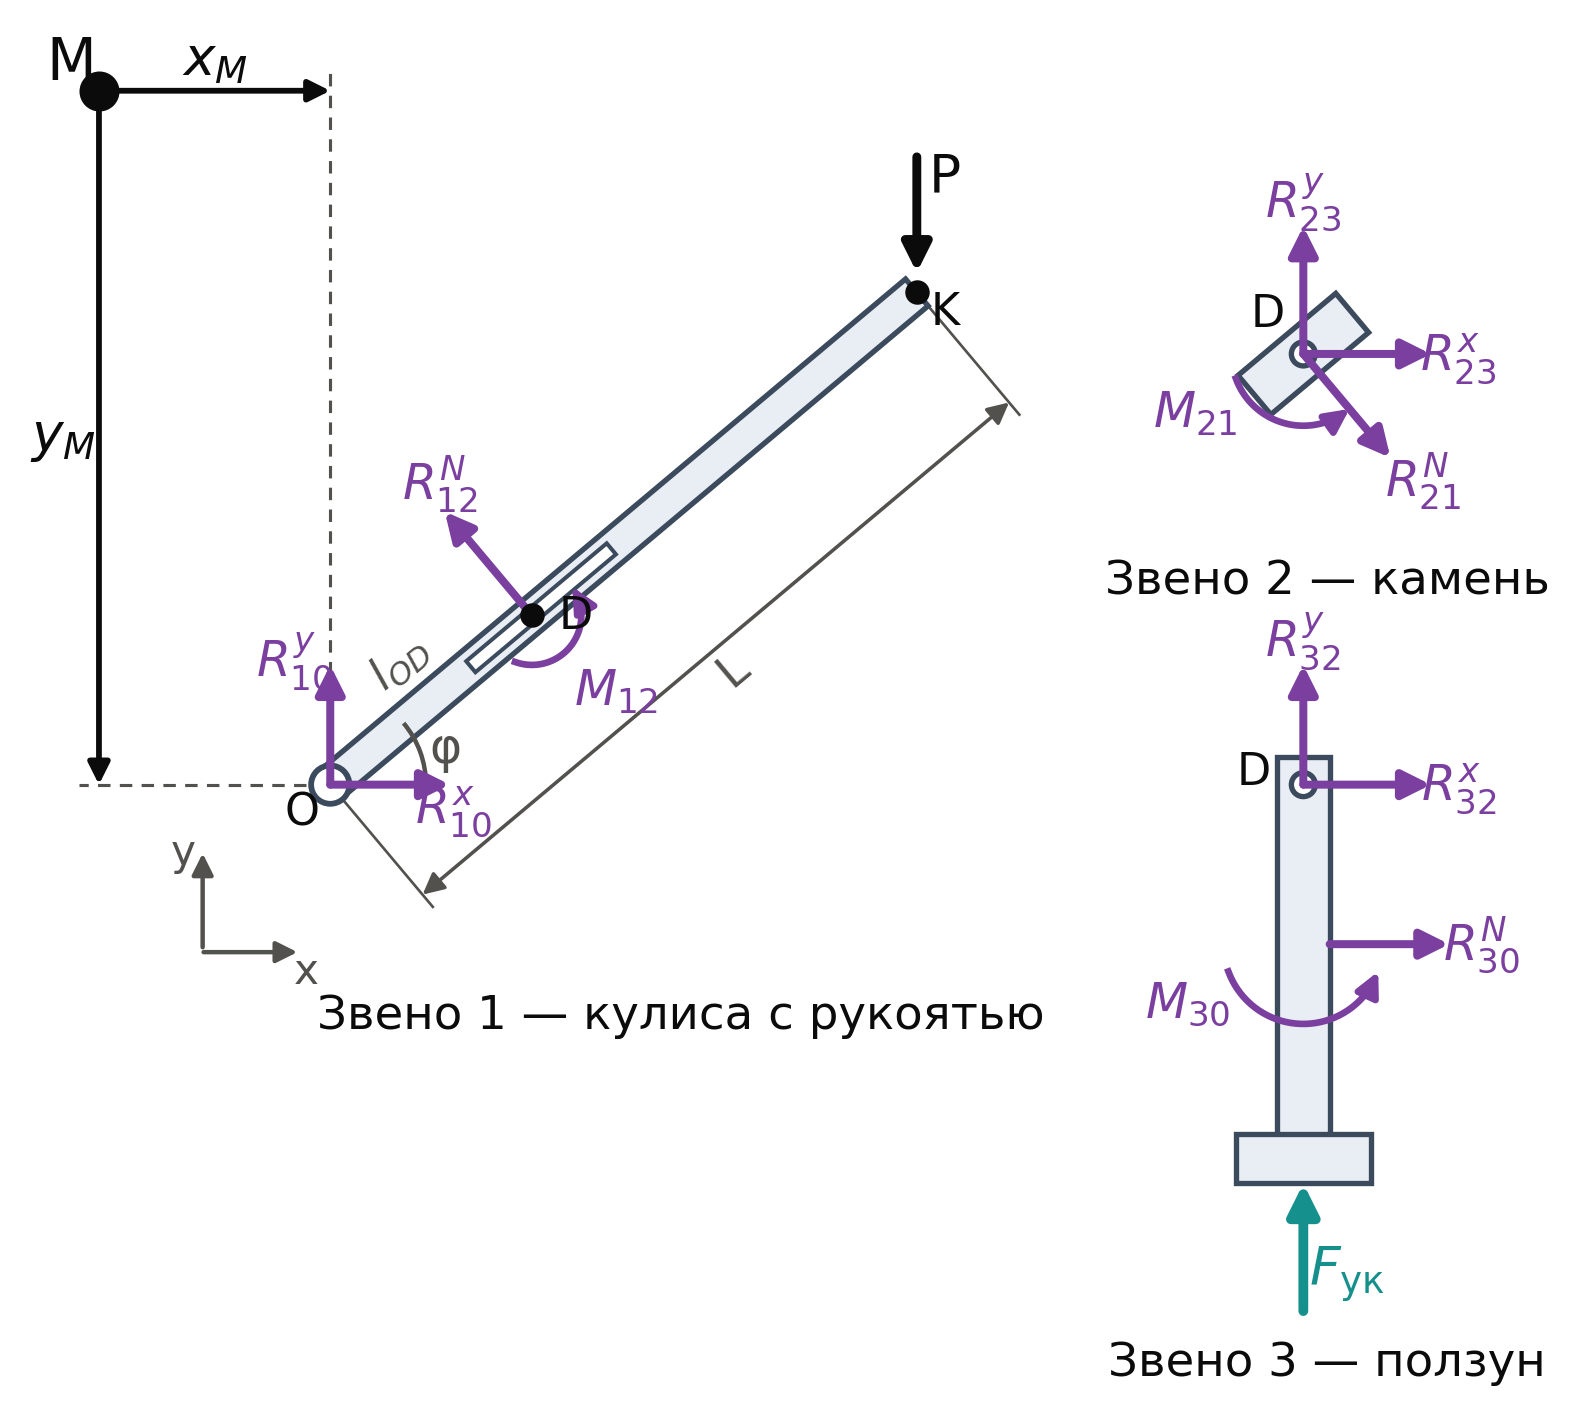

Source code (Python):
# -*- coding: utf-8 -*-
"""Рис. 7 — расчётные схемы звеньев (силы и реакции), схема без масштаба."""
import numpy as np, matplotlib
matplotlib.use("Agg")
import matplotlib.pyplot as plt
from matplotlib.patches import FancyArrowPatch, Rectangle, Circle, Arc, Polygon
from matplotlib.transforms import Affine2D
from math import radians, cos, sin

plt.rcParams.update({"font.family": "DejaVu Sans", "mathtext.fontset": "dejavusans", "font.size": 10})
INK, INK2 = "#0b0b0b", "#52514e"
REACT, ACT, CRIMP = "#7b3fa0", "#0b0b0b", "#16908c"
BODY, BODY_E = "#e9eef5", "#3b4a5c"

fig, ax = plt.subplots(figsize=(8.4, 5.6), dpi=320)
ax.set_aspect("equal"); ax.axis("off")

def arrow(p0, p1, color, lw=1.8, ms=13, z=6):
    ax.add_patch(FancyArrowPatch(p0, p1, arrowstyle="-|>", mutation_scale=ms, color=color, lw=lw, zorder=z,
                                 shrinkA=0, shrinkB=0))
def label(xy, s, color, ha="center", va="center", fs=11):
    ax.text(xy[0], xy[1], s, color=color, ha=ha, va=va, fontsize=fs, zorder=9)
def moment(c, r, a0, a1, color, txt, txy, ccw=True):
    """дуговая стрелка момента"""
    th = np.radians(np.linspace(a0, a1, 40))
    xs, ys = c[0] + r*np.cos(th), c[1] + r*np.sin(th)
    ax.plot(xs[:-3], ys[:-3], color=color, lw=1.5, zorder=6)
    arrow((xs[-4], ys[-4]), (xs[-1], ys[-1]), color, lw=1.5, ms=11)
    label(txy, txt, color)

phi = radians(40.0)
u = np.array([cos(phi), sin(phi)]); n = np.array([-sin(phi), cos(phi)])

# ---------------- Звено 1: кулиса с рукоятью
O = np.array([0.0, 0.0]); lOD, LK = 3.3, 9.6
D1 = O + lOD*u; K = O + LK*u
w = 0.22
bar = Polygon([O + w*n, K + w*n, K - w*n, O - w*n], closed=True, fc=BODY, ec=BODY_E, lw=1.2, zorder=3)
ax.add_patch(bar)
# паз
s0, s1 = O + 2.3*u, O + 4.6*u
ax.add_patch(Polygon([s0 + 0.09*n, s1 + 0.09*n, s1 - 0.09*n, s0 - 0.09*n], closed=True, fc="white", ec=BODY_E, lw=0.9, zorder=4))
ax.add_patch(Circle(O, 0.24, fc="white", ec=BODY_E, lw=1.3, zorder=5))
ax.plot(*D1, "o", ms=4.5, color=INK, zorder=7); label(D1 + 0.42*u - 0.36*n, "D", INK, fs=10)
label(O + np.array([-0.35, -0.35]), "O", INK, fs=10)
ax.plot(*K, "o", ms=4.5, color=INK, zorder=7); label(K + np.array([0.35, -0.25]), "K", INK, fs=10)
# оси
ax.annotate("", xy=(-1.6, -0.75), xytext=(-1.6, -2.15), arrowprops=dict(arrowstyle="-|>", color=INK2, lw=1.0))
ax.annotate("", xy=(-0.3, -2.1), xytext=(-1.7, -2.1), arrowprops=dict(arrowstyle="-|>", color=INK2, lw=1.0))
label((-1.85, -0.85), "y", INK2, fs=9.5); label((-0.3, -2.35), "x", INK2, fs=9.5)
# угол φ
ax.add_patch(Arc(O, 2.4, 2.4, theta1=0, theta2=40, color=INK2, lw=1.0, zorder=4))
label((1.45, 0.45), "φ", INK2, fs=11)
# реакции в O
arrow(O, O + np.array([1.5, 0]) - np.array([0, 0.0]), REACT)
label(O + np.array([1.55, -0.33]), r"$R_{10}^{x}$", REACT)
arrow(O, O + np.array([0, 1.5]), REACT)
label(O + np.array([-0.45, 1.55]), r"$R_{10}^{y}$", REACT)
# реакция камня на кулису
arrow(D1, D1 + 1.7*n, REACT)
label(D1 + 1.95*n + np.array([0.1, 0.15]), r"$R_{12}^{N}$", REACT)
moment(D1, 0.62, 250, 395, REACT, r"$M_{12}$", D1 + np.array([1.05, -0.95]))
# сила руки
arrow(K + np.array([0, 1.7]), K + np.array([0, 0.25]), ACT, lw=2.0)
label(K + np.array([0.35, 1.45]), "P", ACT, fs=12)
# размеры вдоль кулисы
off = -1.8*n
pa, pb = O + off, K + off
ax.annotate("", xy=pb, xytext=pa, arrowprops=dict(arrowstyle="<|-|>", color=INK2, lw=0.8, shrinkA=0, shrinkB=0))
for p_ in (O, K):
    ax.plot([p_[0] - 0.25*n[0], p_[0] + off[0] - 0.2*n[0]], [p_[1] - 0.25*n[1], p_[1] + off[1] - 0.2*n[1]], color=INK2, lw=0.6)
mid = (pa + pb)/2 - 0.35*n
ax.text(mid[0], mid[1], "L", color=INK2, fontsize=10.5, rotation=40, ha="center", va="center")
mid2 = O + 0.5*lOD*u + 0.62*n
ax.text(mid2[0], mid2[1], r"$l_{OD}$", color=INK2, fontsize=10, rotation=40, ha="center", va="center")
label((4.4, -2.9), "Звено 1 — кулиса с рукоятью", INK, fs=10.5)

# ---------------- точка приведения моментов M
Mp = np.array([-2.9, 8.7])
ax.plot(*Mp, "o", ms=8, color=INK, zorder=9)
label(Mp + np.array([-0.35, 0.35]), "M", INK, fs=13)
# выносные линии от O
ax.plot([0, 0], [0.3, Mp[1] + 0.25], color=INK2, lw=0.7, ls=(0, (4, 3)), zorder=1)
ax.plot([-0.3, Mp[0] - 0.25], [0, 0], color=INK2, lw=0.7, ls=(0, (4, 3)), zorder=1)
# оси от M: вправо (x_M) и вниз (y_M)
ax.annotate("", xy=(0, Mp[1]), xytext=tuple(Mp), arrowprops=dict(arrowstyle="-|>", color=INK, lw=1.3, shrinkA=4, shrinkB=0))
ax.annotate("", xy=(Mp[0], 0), xytext=tuple(Mp), arrowprops=dict(arrowstyle="-|>", color=INK, lw=1.3, shrinkA=4, shrinkB=0))
label(((Mp[0] + 0) / 2, Mp[1] + 0.38), r"$x_{M}$", INK, fs=12)
label((Mp[0] - 0.45, Mp[1] / 2), r"$y_{M}$", INK, fs=12)


# ---------------- Звено 2: камень
D2 = np.array([12.2, 5.4])
rect = Rectangle((-0.8, -0.32), 1.6, 0.64, fc=BODY, ec=BODY_E, lw=1.2, zorder=3)
rect.set_transform(Affine2D().rotate(phi).translate(*D2) + ax.transData); ax.add_patch(rect)
ax.add_patch(Circle(D2, 0.15, fc="white", ec=BODY_E, lw=1.2, zorder=5)); label(D2 + np.array([-0.45, 0.5]), "D", INK, fs=10)
arrow(D2, D2 - 1.7*n, REACT)
label(D2 - 1.95*n + np.array([0.25, -0.1]), r"$R_{21}^{N}$", REACT)
arrow(D2, D2 + np.array([1.6, 0]), REACT); label(D2 + np.array([1.95, -0.05]), r"$R_{23}^{x}$", REACT)
arrow(D2, D2 + np.array([0, 1.6]), REACT); label(D2 + np.array([0.0, 1.9]), r"$R_{23}^{y}$", REACT)
moment(D2, 0.9, 200, 310, REACT, r"$M_{21}$", D2 + np.array([-1.35, -0.75]))
label((D2[0] + 0.3, 2.55), "Звено 2 — камень", INK, fs=10.5)

# ---------------- Звено 3: ползун
D3 = np.array([12.2, 0.0])
ax.add_patch(Rectangle((D3[0] - 0.33, -4.4), 0.66, 4.75, fc=BODY, ec=BODY_E, lw=1.2, zorder=3))       # шток
ax.add_patch(Rectangle((D3[0] - 0.85, -5.0), 1.7, 0.62, fc=BODY, ec=BODY_E, lw=1.2, zorder=3))        # головка
ax.add_patch(Circle(D3, 0.15, fc="white", ec=BODY_E, lw=1.2, zorder=5)); label(D3 + np.array([-0.62, 0.15]), "D", INK, fs=10)
arrow(D3, D3 + np.array([1.6, 0]), REACT); label(D3 + np.array([1.95, -0.05]), r"$R_{32}^{x}$", REACT)
arrow(D3, D3 + np.array([0, 1.5]), REACT); label(D3 + np.array([0.0, 1.8]), r"$R_{32}^{y}$", REACT)
G = np.array([D3[0] + 0.33, -2.0])
arrow(G, G + np.array([1.5, 0]), REACT); label(G + np.array([1.9, 0.0]), r"$R_{30}^{N}$", REACT)
moment(np.array([D3[0], -2.0]), 1.0, 200, 340, REACT, r"$M_{30}$", np.array([D3[0] - 1.45, -2.75]))
arrow(np.array([D3[0], -6.6]), np.array([D3[0], -5.0]), CRIMP, lw=2.2, ms=14)
label(np.array([D3[0] + 0.55, -6.15]), r"$F_{\mathrm{ук}}$", CRIMP, fs=12)
label((D3[0] + 0.3, -7.25), "Звено 3 — ползун", INK, fs=10.5)

ax.set_xlim(-3.9, 15.4); ax.set_ylim(-7.7, 9.6)
fig.savefig("fig7_fbd_v7.png", facecolor="white", bbox_inches="tight", pad_inches=0.06)
print("ok")
